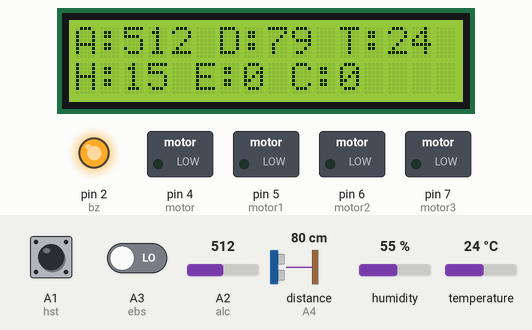
Simulated run of this sketch. Board: Arduino Uno, built with avr-gcc and run on an emulated ATmega328P. On the bench: 16×2 character LCD, switched loads named in the sketch (green lamp = pin HIGH), output pins drawn as LEDs (lit = HIGH). Wiring (inferred from the names in the program): ultrasonic range finder: trigger A5; echo A4. Inputs (shaded band) come from the test bench; at power-on: distance to the obstacle (sensor on A4) 80 cm, A1 (hst) HIGH, A2 (alc) = 512, A3 (ebs) LOW, humidity 55 %, temperature 24 °C. The echo pulse lasts 58.3 µs per cm; pins used as bus, display or sensor lines are not drawn; what the sketch prints to the serial monitor is not drawn.

Above: at 1.19 s.
1.4 s: distance to the obstacle (sensor on A4) set to 2 cm
At 2.3 s:
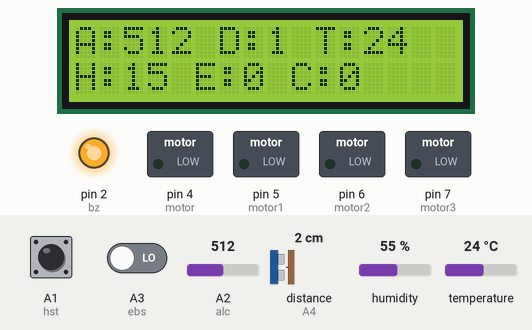
4.1 s: distance to the obstacle (sensor on A4) set to 18 cm
At 5.3 s:
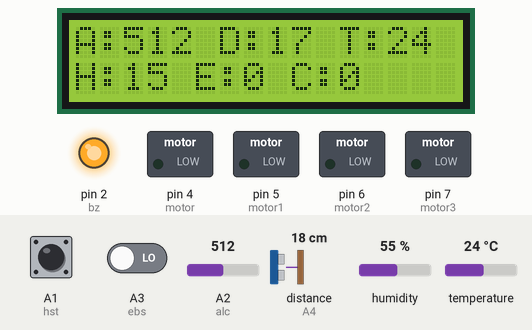
6.4 s: distance to the obstacle (sensor on A4) set to 22 cm
At 7.21 s:
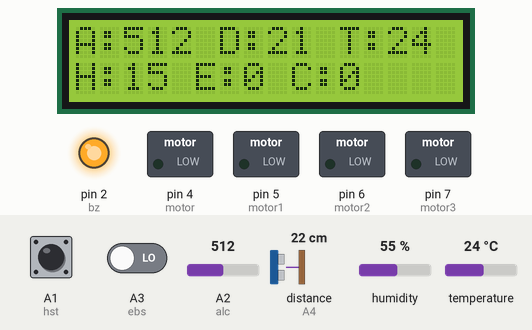
8.6 s: A1 (hst) pulled LOW for 0.15 s
14.9 s: A2 (alc) set to 30
At 15.38 s:
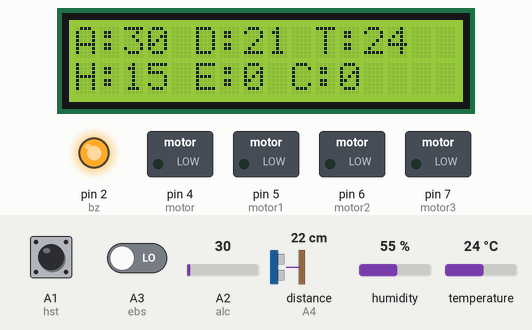
21.0 s: A2 (alc) set to 1010
At 21.69 s:
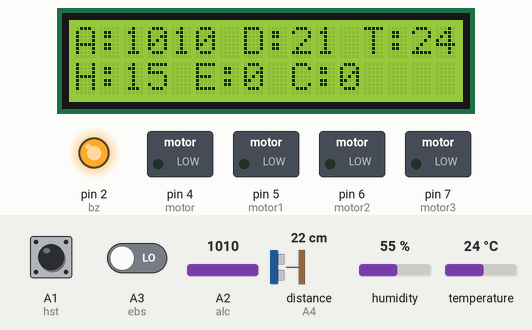
Timing chart, 0 to 24.0 s (numbered marks = the images above; inputs shaded):
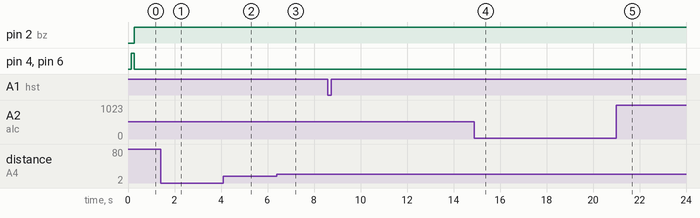

Measured:
- after the input at 21.0 s, the display: first differs from a run without the input at once (image 5)
- what the display in image 1 shows lasts 1.1 s, from 1.5 s to 2.6 s

The sketch:

vit_accident_prevention_and_reporting_system_oct_23.ino
```cpp
#include <LiquidCrystal.h>
const int rs =8, en =9, d4 =10, d5 =11, d6 =12, d7 =13;
LiquidCrystal lcd(rs, en, d4, d5, d6, d7);
const int pingPin =A5; // Trigger Pin of Ultrasonic Sensor
const int echoPin =A4; // Echo Pin of Ultrasonic Sensor
long duration;
int distance;
#include "DHT.h"
#define DHTPIN A0
#define DHTTYPE DHT11
DHT dht(DHTPIN,DHTTYPE);
#define alc A2
#define stb  3   // connect normal push button (it acts as a start button)
#define motor 4
#define motor1 5
#define motor2 6
#define motor3 7
#define bz 2
#define hst A1
int ebs=A3;
int i=0;
#include <TinyGPS.h>
TinyGPS gps;
float flat=0, flon=0;
int gval=0;
void read_gps()
{
    bool newData = false;
  unsigned long chars;
  unsigned short sentences, failed;
  for (unsigned long start = millis(); millis() - start < 1000;)
  {
    while (Serial.available())
    {
      char c = Serial.read();
      if (gps.encode(c))
        newData = true;
    }
  }

  if (newData)
  {

    unsigned long age;
    gps.f_get_position(&flat,&flon,&age);

  }
}
int aval;
void setup()
{
  lcd.begin(16,2);
  Serial.begin(9600);
   dht.begin();
  pinMode(pingPin,OUTPUT);
  pinMode(echoPin,INPUT);
  lcd.begin(16,2);
  lcd.print("  WELCOME");
  lcd.setCursor(0,1);
  lcd.print("INITIALIZING");
  do
  {
  aval=analogRead(alc);
   lcd.setCursor(13,1);
  lcd.print("    ");
  lcd.setCursor(13,1);
  lcd.print(aval);
  }while(aval>750);
  lcd.clear();
  pinMode(ebs,INPUT);
  pinMode(stb,INPUT_PULLUP);
  pinMode(bz,OUTPUT);
  pinMode(motor,OUTPUT);
  pinMode(motor1,OUTPUT);
  pinMode(motor2,OUTPUT);
  pinMode(motor3,OUTPUT);
  pinMode(alc,INPUT);
  pinMode(hst,INPUT_PULLUP);
 digitalWrite(motor,1);
digitalWrite(motor1,0);
digitalWrite(motor2,1);
digitalWrite(motor3,0);
 // digitalWrite(bz,0);
 // digitalWrite(motor,0);
}
void loop()
{
 lcd.clear();
int gval=analogRead(alc);
int ebval=digitalRead(ebs);
int t = dht.readTemperature();
int h=dht.readHumidity();
 digitalWrite(pingPin, LOW);
delayMicroseconds(2);
digitalWrite(pingPin, HIGH);
delayMicroseconds(10);
digitalWrite(pingPin, LOW);
duration = pulseIn(echoPin, HIGH);
distance= (duration/2)/29.1;
 lcd.clear();
 lcd.setCursor(0,0);
 lcd.print("A:" + String(gval) + " D:"+ String(distance) + " T:" + String(t));
 lcd.setCursor(0,1);
 lcd.print("H:" + String(hst) + " E:"+ String(ebval) + " C:" + String(i));
if(ebval==1)
    {
      i++;
    }
    else
    {
      i=0;
    }

    delay(100);
    if(i==2)
    {
    digitalWrite(bz,1);
    delay(300);
    digitalWrite(bz,0);
    }

    if(i==3)
    {
     digitalWrite(bz,1);
     delay(300);
    digitalWrite(bz,0);
    }
   if(i>4)
    {
    digitalWrite(bz,1);
    digitalWrite(motor,0);
    digitalWrite(motor1,0);
    digitalWrite(motor2,0);
    digitalWrite(motor3,0);
    lcd.clear();
    lcd.print("DRIVER SLEEPING");
 Serial.println("https://www.google.com/maps/search/?api=1&query=" + String(16.4963)+ "," + String(80.5007) +"^0");
    digitalWrite(bz,0);
   // while(1);
    }
   if(distance<20)
   {
    digitalWrite(bz,1);
    delay(1000);
    digitalWrite(bz,0);
   }
    if(gval>500)
      {
      lcd.clear();
      lcd.print("Driver alcoholic ");
      lcd.setCursor(0,1);
      lcd.print("VEHICLE STOPPED");
      digitalWrite(bz,1);
      digitalWrite(motor,0);
      digitalWrite(motor1,0);
      digitalWrite(motor2,0);
      digitalWrite(motor3,0);
      Serial.println("https://www.google.com/maps/search/?api=1&query=" + String(16.4963)+ "," + String(80.5007) +"^0");
    //  while(1);
}
if(digitalRead(hst)==0)
{
      lcd.clear();
      lcd.print("Accident occured");
        digitalWrite(bz,1);
      digitalWrite(motor,0);
      digitalWrite(motor1,0);
      digitalWrite(motor2,0);
      digitalWrite(motor3,0);
 Serial.println("https://www.google.com/maps/search/?api=1&query=" + String(16.4963)+ "," + String(80.5007) +"^0");
     // while(1);
  }
}
```
